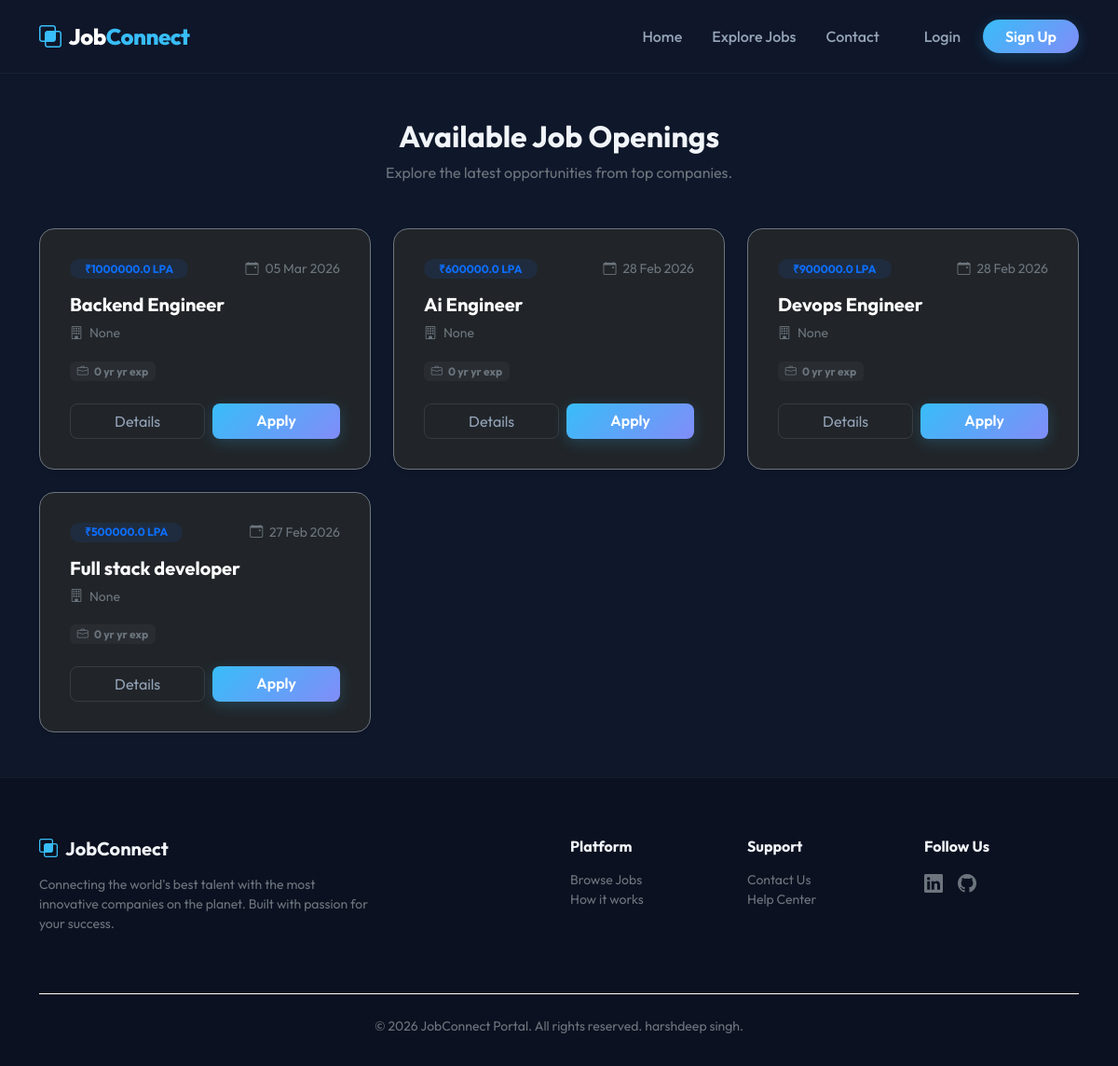
Screenshot of /latest_jobs/ with the database file from the repository.
### job/models.py (models this page shows, shortened)
class Job(models.Model):
    recruiter = models.ForeignKey(Recruiter, on_delete=models.CASCADE)
    start_date = models.DateField(null=True)
    end_date = models.DateField()
    title = models.CharField(max_length=100, null=True)
    salary = models.FloatField(max_length=20)
    description = models.CharField(max_length=300, null=True)
    experience = models.CharField(max_length=100, null=True)
    skills = models.CharField(max_length=100, null=True)
    creationdate = models.DateField(auto_now_add=True)

class Recruiter(models.Model):
    user = models.ForeignKey(User, on_delete=models.CASCADE)
    mobile = models.CharField(max_length=15, null=True)
    image = models.FileField(null=True)
    gender = models.CharField(max_length=15, null=True)
    type = models.CharField(max_length=15, null=True)
    company = models.CharField(max_length=100, null=True)
    status = models.CharField(max_length=20, null=True)

### job/views.py (the view)
# urls.py: path('latest_jobs/', views.latest_jobs, name="latest_jobs"),
def latest_jobs(request):
    job=Job.objects.all().order_by('-start_date')
    context={'job':job}
    return render(request, 'latest_jobs.html',context)

### job/templates/latest_jobs.html (shortened to what this page needs)
{% extends 'base.html' %}
{% block content %}
<div class="container py-5">
    <div class="text-center mb-5">
        <h2 class="fw-bold">Available Job Openings</h2>
        <p class="text-secondary">Explore the latest opportunities from top companies.</p>
    </div>
    <div class="row g-4">
        {% for i in job %}
        <div class="col-md-6 col-lg-4">
            <div class="card bg-dark border-secondary h-100 shadow-sm p-3 rounded-4 hover-lift">
                <div class="card-body">
                    <div class="d-flex justify-content-between mb-3">
                        <span class="badge bg-primary bg-opacity-10 text-primary rounded-pill px-3">
                            ₹{{ i.salary }} LPA
                        </span>
                        <span class="text-secondary small">
                            <i class="bi bi-calendar-event me-1"></i>
                            {{ i.start_date|date:"d M Y" }}
                        </span>
                    </div>
                    <h5 class="card-title fw-bold text-white mb-2">
                        {{ i.title }}
                    </h5>
                    <p class="text-secondary small mb-3">
                        <i class="bi bi-building me-1"></i>
                        {{ i.recruiter.company }}
                    </p>
                    <div class="mb-3">
                        <span class="badge bg-secondary bg-opacity-10 text-secondary me-2">
                            <i class="bi bi-briefcase me-1"></i>
                            {{ i.experience }} yr exp
                        </span>
                    </div>
                    <div class="d-flex gap-2 mt-4">
                        <a href="{% url 'job_detail' i.id %}"
                           class="btn btn-outline-custom flex-grow-1 rounded-3">
                           Details
                        </a>
                        <a href="{% url 'applyforjob' i.id %}"
                           class="btn btn-primary-gradient flex-grow-1 rounded-3">
                           Apply
                        </a>
                    </div>
                </div>
            </div>
        </div>
        {% empty %}
        <div class="col-12 text-center py-5">
            <i class="bi bi-inbox fs-1 text-secondary"></i>
            <p class="text-secondary mt-3">No jobs found at the moment.</p>
        </div>
        {% endfor %}
    </div>
</div>
{% endblock %}

### job/templates/base.html (style rules this page uses)
:root { --bg-dark: #0f172a; --card-dark: #1e293b; --accent: #38bdf8; --accent-glow: rgba(56, 189, 248, 0.4); --luxury-grad: linear-gradient(135deg, #38bdf8 0%, #818cf8 100%); }
body { font-family: 'Outfit', sans-serif; background-color: var(--bg-dark); color: #f1f5f9; overflow-x: hidden; }
.btn-primary-gradient { background: var(--luxury-grad); border: none; color: white; font-weight: 600; transition: all 0.3s ease; box-shadow: 0 4px 15px rgba(56, 189, 248, 0.2); }
.btn-outline-custom { border: 1px solid rgba(255, 255, 255, 0.1); color: #94a3b8; transition: all 0.3s ease; }
.hover-lift { transition: transform 0.3s ease, box-shadow 0.3s ease; }

### rows the page displays
Job: salary "1000000.0", start_date "05 Mar 2026", title "Backend Engineer", recruiter.company "None", experience "0 yr"
Job: salary "600000.0", start_date "28 Feb 2026", title "Ai Engineer", recruiter.company "None", experience "0 yr"
Job: salary "900000.0", start_date "28 Feb 2026", title "Devops Engineer", recruiter.company "None", experience "0 yr"
Job: salary "500000.0", start_date "27 Feb 2026", title "Full stack developer", recruiter.company "None", experience "0 yr"
